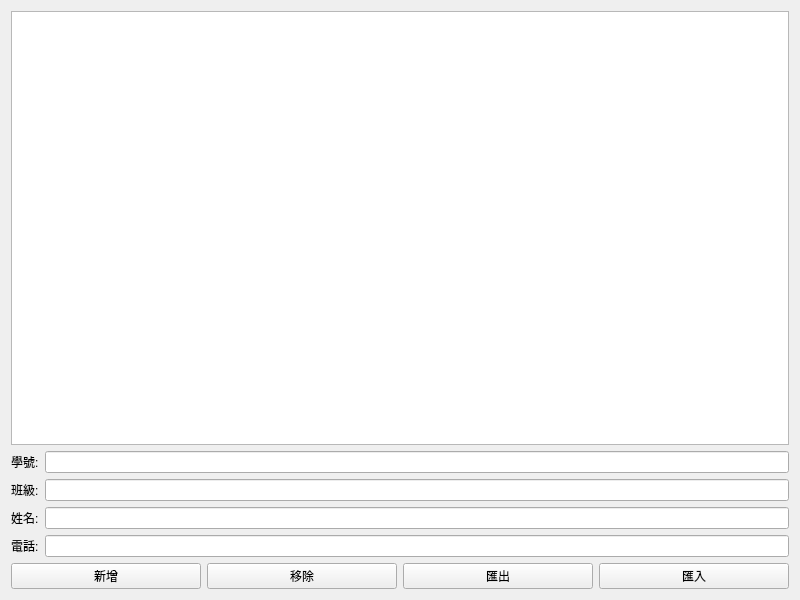
<?xml version="1.0" encoding="UTF-8"?>
<ui version="4.0">
 <class>MyWidget</class>
 <widget class="QWidget" name="MyWidget">
  <property name="geometry">
   <rect>
    <x>0</x>
    <y>0</y>
    <width>800</width>
    <height>600</height>
   </rect>
  </property>
  <property name="windowTitle">
   <string>MyWidget</string>
  </property>
  <layout class="QVBoxLayout" name="verticalLayout_3">
   <item>
    <widget class="QTableWidget" name="contactBook"/>
   </item>
   <item>
    <layout class="QHBoxLayout" name="horizontalLayout">
     <item>
      <layout class="QVBoxLayout" name="verticalLayout">
       <item>
        <widget class="QLabel" name="label_1">
         <property name="text">
          <string>學號:</string>
         </property>
        </widget>
       </item>
       <item>
        <widget class="QLabel" name="label_2">
         <property name="text">
          <string>班級:</string>
         </property>
        </widget>
       </item>
       <item>
        <widget class="QLabel" name="label_3">
         <property name="text">
          <string>姓名:</string>
         </property>
        </widget>
       </item>
       <item>
        <widget class="QLabel" name="label_4">
         <property name="text">
          <string>電話:</string>
         </property>
        </widget>
       </item>
      </layout>
     </item>
     <item>
      <layout class="QVBoxLayout" name="verticalLayout_2">
       <item>
        <widget class="QLineEdit" name="lineEdit_1"/>
       </item>
       <item>
        <widget class="QLineEdit" name="lineEdit_2"/>
       </item>
       <item>
        <widget class="QLineEdit" name="lineEdit_3"/>
       </item>
       <item>
        <widget class="QLineEdit" name="lineEdit_4"/>
       </item>
      </layout>
     </item>
    </layout>
   </item>
   <item>
    <layout class="QHBoxLayout" name="horizontalLayout_2">
     <item>
      <widget class="QPushButton" name="insertButton">
       <property name="text">
        <string>新增</string>
       </property>
      </widget>
     </item>
     <item>
      <widget class="QPushButton" name="deleteButton">
       <property name="text">
        <string>移除</string>
       </property>
      </widget>
     </item>
     <item>
      <widget class="QPushButton" name="exportButton">
       <property name="text">
        <string>匯出</string>
       </property>
      </widget>
     </item>
     <item>
      <widget class="QPushButton" name="importButton">
       <property name="text">
        <string>匯入</string>
       </property>
      </widget>
     </item>
    </layout>
   </item>
  </layout>
 </widget>
 <resources/>
 <connections/>
</ui>
